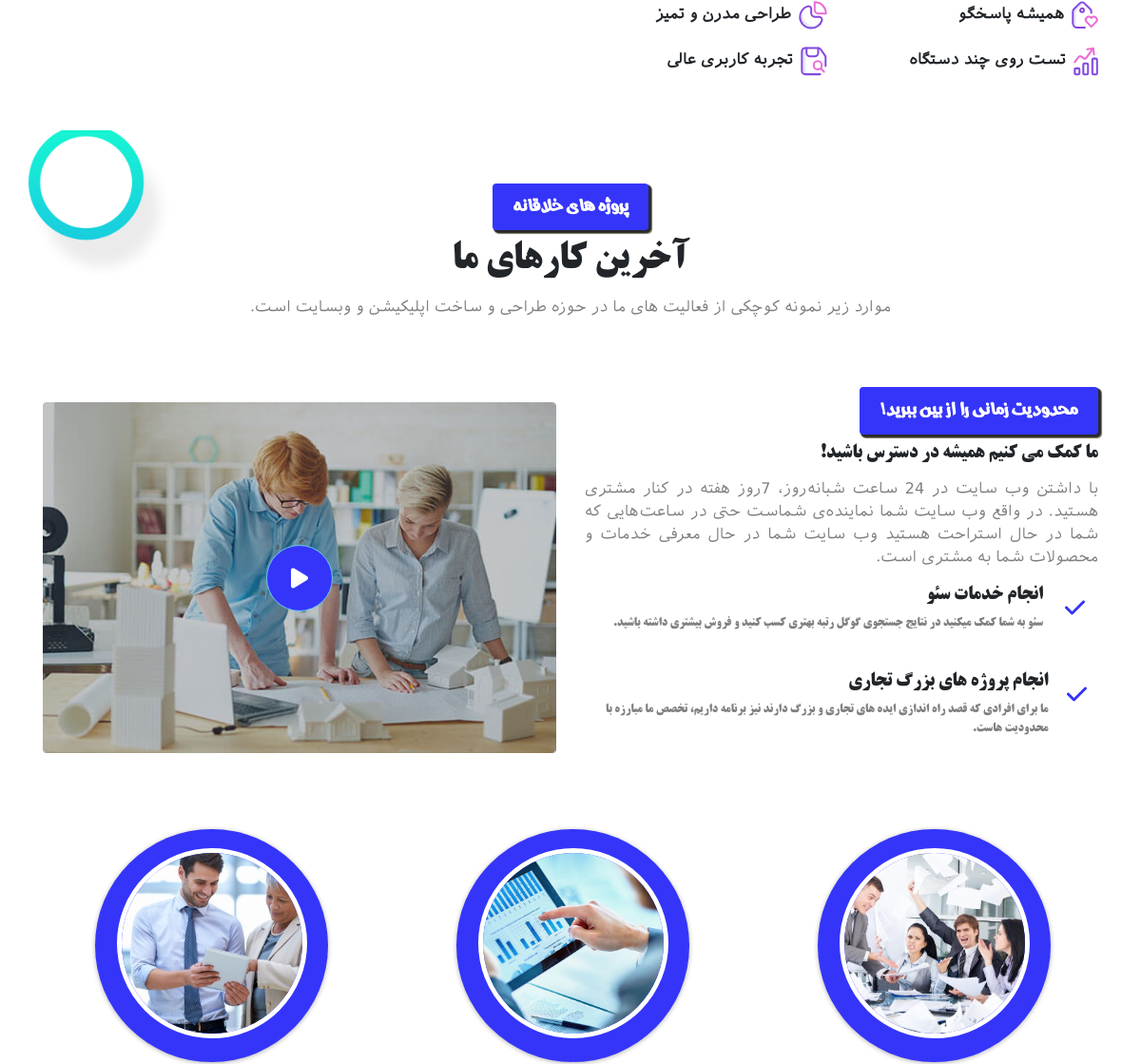
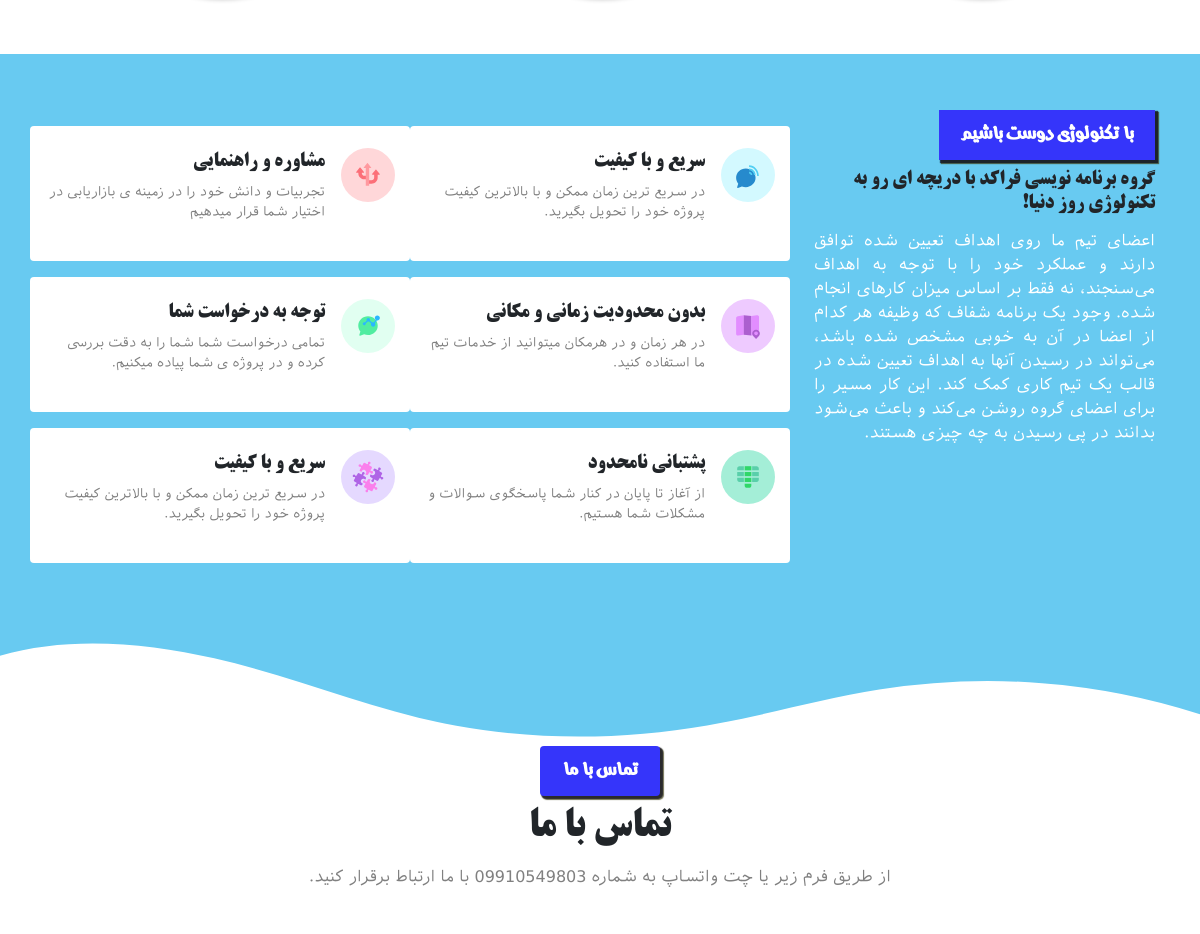
Before: / (middle part) with the older database file (2 pictures, top to bottom).
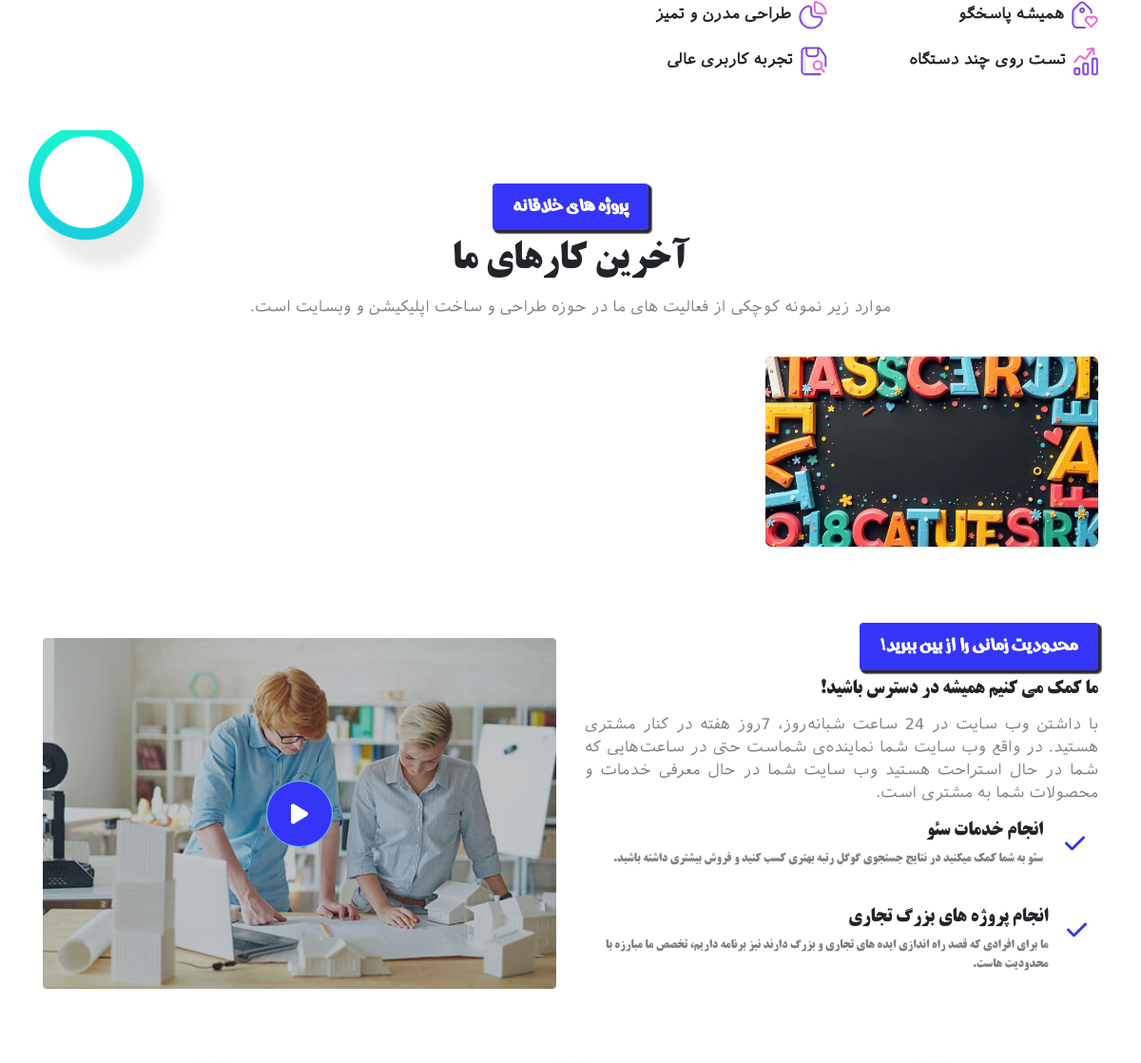
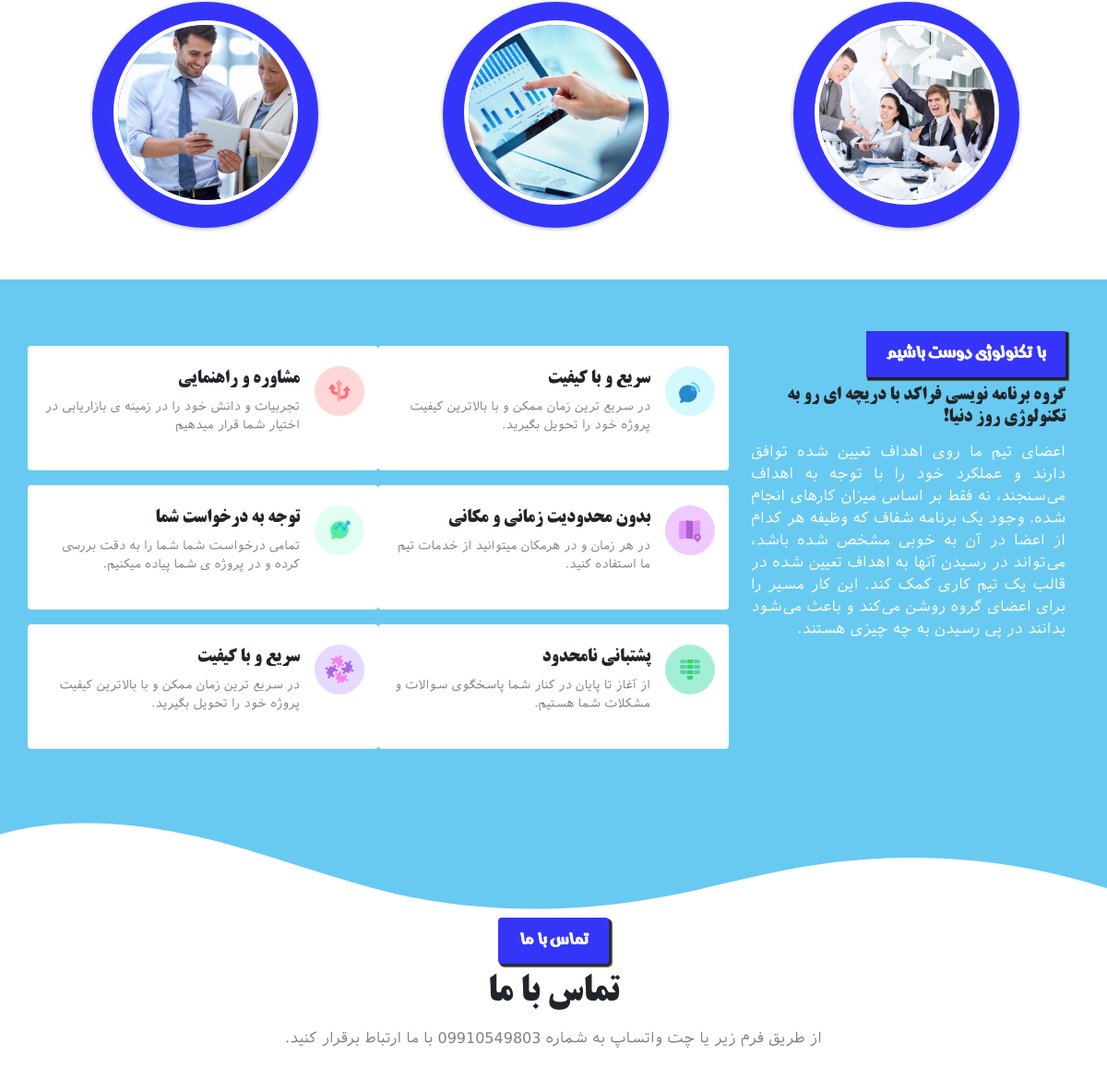
After: the same page with the newer database file (2 pictures, top to bottom).
### projects_app/models.py (models this page shows, shortened)
class projects(models.Model):
    title = models.CharField(max_length=50)
    description = models.CharField(max_length=250)
    address = models.CharField(max_length=255)
    image = models.ImageField(upload_to="projects")

### personal_website/views.py (the view)
# urls.py: 2. Add a URL to urlpatterns:  path('', views.home, name='home')
def home(request):
    return render(request, 'index.html', context={'projects': project})

### templates/index.html (shortened to what this page needs)
{% load static %}
<!DOCTYPE html>
<html lang="en">
<head>
    <link rel="stylesheet" href="{% static 'css/bootstrap-rtl.min.css' %}">
    <link rel="stylesheet" href="{% static 'css/main.css' %}">
    <link rel="stylesheet" href="{% static 'font-icon/css/font-awesome.min.css' %}">
</head>
<body>
<section class="about-us container section" id="about-us">
    <div class="row">
        <div class="col-12 col-lg-6 py-4 pt-lg-0">
            <div class="row">
                <div class="col-12 col-md-6 d-flex py-2">
                    <img src="{% static 'img/feature-1.svg' %}" alt="img" class="feature-img pl-2">
                    <h6 class="about-text font-weight-bold">همیشه پاسخگو</h6>
                </div>
                <div class="col-12 col-md-6 d-flex py-2">
                    <img src="{% static 'img/feature-2.svg' %}" alt="img" class="feature-img pl-2">
                    <h6 class="about-text font-weight-bold">طراحی مدرن و تمیز</h6>
                </div>
                <div class="col-12 col-md-6 d-flex py-2">
                    <img src="{% static 'img/feature-3.svg' %}" alt="img" class="feature-img pl-2">
                    <h6 class="about-text font-weight-bold">تست روی چند دستگاه</h6>
                </div>
                <div class="col-12 col-md-6 d-flex py-2">
                    <img src="{% static 'img/feature-4.svg' %}" alt="img" class="feature-img pl-2">
                    <h6 class="about-text font-weight-bold">تجربه کاربری عالی</h6>
                </div>
            </div>
        </div>
    </div>
</section>
<section class="container projectss py-5 section  mt-4" id="projects">
    <div class="text-center">
        <span class="d-inline-block rounded font-weight-bold activity-info my-2">پروژه های خلاقانه</span>
        <h1 class="activity-name"> آخرین کارهای ما</h1>
        <p class="activity-text">موارد زیر نمونه کوچکی از فعالیت های ما در حوزه طراحی و ساخت اپلیکیشن و وبسایت است.</p>
    </div>
    <div class="animation-project d-none d-md-inline-block"></div>
    <div class="row gallery">
        {% for project in projects %}
            <div class="col-12 col-md-6 col-lg-4 py-4 d-flex align-items-center justify-content-center gallery-img">
                <div class="img-pro">
                    <div class="addition">
                        <img src="{{ project.image.url }}" alt="" class="img-fluid pro-photo ">
                    </div>
                    <div class="py-2 pro-name-activity w-100 text-center">
                    </div>
                </div>
            </div>
        {% endfor %}
    </div>
</section>
<section class="container contant">
    <div class="row d-flex align-items-center">
        <div class="col-12 col-lg-6">
            <span class="d-inline-block font-weight-bold rounded contant-info my-2">محدودیت زمانی را از بین ببرید!</span>
            <h5 class="contant-name"> ما کمک می کنیم همیشه در دسترس باشید! </h5>
            <p class="text-justify contant-text">
                با داشتن وب سایت در 24 ساعت شبانه‌روز، 7روز هفته در کنار مشتری هستید. در واقع وب سایت شما نماینده‌ی
                شماست حتی
                در ساعت‌هایی که شما در حال استراحت هستید وب سایت شما در حال معرفی خدمات و محصولات شما به مشتری است.
            </p>
            <div class="contant-box d-flex my-3 ">
                <div class="contant-box-icon ">
                    <i class="fa fa-check contant-icon"></i>
                </div>
                <div class="contant-box-info mr-2">
                    <h4 class="contant-box-title">انجام خدمات سئو</h4>
                    <p class="contant-box-text">سئو به شما کمک میکنید در نتایج جستجوی گوگل رتبه بهتری کسب کنید و فروش
                        بیشتری
                        داشته باشید.</p>
                </div>
            </div>
            <div class="contant-box d-flex my-4 ">
                <div class="contant-box-icon  mr-0">
                    <i class="fa fa-check contant-icon"></i>
                </div>
                <div class="contant-box-info mr-2">
                    <h4 class="contant-box-title ">انجام پروژه های بزرگ تجاری</h4>
                    <p class="contant-box-text">ما برای افرادی که قصد راه اندازی ایده های تجاری و بزرگ دارند نیز برنامه
                        داریم،
                        تخصص ما مبارزه با محدودیت هاست.</p>
                </div>
            </div>
        </div>
        <div class="col-12 col-lg-6">
            <div class="video-icon">
                <div class="btn video-btn" onclick="playvideo()" id="videobtn">
                    <i class="fa fa-play"></i>
                </div>
            </div>
        </div>
    </div>
</section>
<section class="container my-5  options d-none d-md-block" id="optionss">
    <div class="row justify-content-around ">
        <div class="item-opt">
            <div class="opt my-2">
                <div class=" wrapper">
                    <img src="{% static 'img/3.png' %}" alt="option" class="img-fluid">
                    <div class="title-opt text-center">
                    </div>
                </div>
            </div>
        </div>
        <div class="item-opt">
            <div class="opt my-2">
                <div class=" wrapper">
                    <img src="{% static 'img/2.png' %}" alt="option" class="img-fluid">
                    <div class="title-opt text-center">
                    </div>
                </div>
            </div>
        </div>
        <div class="item-opt ">
            <div class="opt my-2">
                <div class=" wrapper">
                    <img src="{% static 'img/1.png' %}" alt="option" class="img-fluid">
                    <div class="title-opt text-center">
                    </div>
                </div>
            </div>
        </div>
    </div>
</section>
<section class="introduce">
    <div class="container py-5">
        <div class="row">
            <div class="col-12 col-lg-4 pl-4">
                <span class="d-inline-block font-weight-bold contant-info my-2">با تکنولوژی دوست باشیم</span>
                <h5 class="contant-name"> گروه برنامه نویسی فراکد با دریچه ای رو به تکنولوژی روز دنیا!</h5>
                <p class="text-justify contant-text text-white">
                    اعضای تیم ما روی اهداف تعیین شده توافق دارند و عملکرد خود را با توجه به اهداف می‌سنجند، نه فقط بر
                    اساس میزان
                    کارهای انجام شده. وجود یک برنامه شفاف که وظیفه هر کدام از اعضا در آن به خوبی مشخص شده باشد، می‌تواند
                    در
                    رسیدن
                    آنها به اهداف تعیین شده در قالب یک تیم کاری کمک کند. این کار مسیر را برای اعضای گروه روشن می‌کند و
                    باعث
                    می‌شود
                    بدانند در پی رسیدن به چه چیزی هستند.
                </p>
            </div>
            <div class="col-12 col-lg-8 py-3">
                <div class="row">
                    <div class="col-12 col-md-6 d-flex introduce-box rounded py-4 my-2">
                        <img src="{% static 'img/f1 (1).svg' %}" alt="img" class="pl-3 introduce-img">
                        <div class="">
                            <h3 class="introduce-box-title">سریع و با کیفیت</h3>
                            <p class="introduce-box-text">در سریع ترین زمان ممکن و با بالاترین کیفیت پروژه خود را تحویل
                                بگیرید.</p>
                        </div>
                    </div>
                    <div class="col-12 col-md-6 d-flex introduce-box rounded py-4 my-2">
                        <img src="{% static 'img/f4 (1).svg' %}" alt="img" class="pl-3 introduce-img">
                        <div class="">
                            <h3 class="introduce-box-title">مشاوره و راهنمایی</h3>
                            <p class="introduce-box-text">تجربیات و دانش خود را در زمینه ی بازاریابی در اختیار شما قرار
                                میدهیم</p>
                        </div>
                    </div>
                    <div class="col-12 col-md-6 d-flex introduce-box rounded py-4 my-2">
                        <img src="{% static 'img/f2 (1).svg' %}" alt="img" class="pl-3 introduce-img">
                        <div class="">
                            <h3 class="introduce-box-title">بدون محدودیت زمانی و مکانی</h3>
                            <p class="introduce-box-text">در هر زمان و در هرمکان میتوانید از خدمات تیم ما استفاده
                                کنید.</p>
                        </div>
                    </div>
                    <div class="col-12 col-md-6 d-flex introduce-box rounded py-4 my-2">
                        <img src="{% static 'img/f5.svg' %}" alt="img" class="pl-3 introduce-img">
                        <div class="">
                            <h3 class="introduce-box-title">توجه به درخواست شما</h3>
                            <p class="introduce-box-text">تمامی درخواست شما شما را به دقت بررسی کرده و در پروژه ی شما
                                پیاده میکنیم.
                            </p>
                        </div>
                    </div>
                    <div class="col-12 col-md-6 d-flex introduce-box rounded py-4 my-2">
                        <img src="{% static 'img/f3 (1).svg' %}" alt="img" class="pl-3 introduce-img">
                        <div class="">
                            <h3 class="introduce-box-title">پشتبانی نامحدود</h3>
                            <p class="introduce-box-text">از آغاز تا پایان در کنار شما پاسخگوی سوالات و مشکلات شما
                                هستیم.</p>
                        </div>
                    </div>
                    <div class="col-12 col-md-6 d-flex introduce-box rounded py-4 my-2">
                        <img src="{% static 'img/f6.svg' %}" alt="img" class="pl-3 img-fluid introduce-img">
                        <div class="">
                            <h3 class="introduce-box-title">سریع و با کیفیت</h3>
                            <p class="introduce-box-text">در سریع ترین زمان ممکن و با بالاترین کیفیت پروژه خود را تحویل
                                بگیرید.</p>
                        </div>
                    </div>
                </div>
            </div>
        </div>
    </div>
</section>
<div class="custom-shape-divider-top-1630509570">
</div>
<section class="container conect section" id="conect">
    <div class="text-center">
        <span class="d-inline-block rounded font-weight-bold activity-info my-2">تماس با ما</span>
        <h1 class="activity-name"> تماس با ما</h1>
        <p class="activity-text">از طریق فرم زیر یا چت واتساپ به شماره 09910549803 با ما ارتباط برقرار کنید.</p>
    </div>
</section>
</body>
</html>

### assets/css/main.css (style rules this page uses)
html { scroll-behavior:smooth }
.activity-info { display:inline-block;padding:6px 22px;background-color:#3535fa;box-shadow:2px 2px 1px 1px rgba(7,7,24,0.7),3px 3px 1px 1px rgba(70,70,24,0.7);color:white;font-weight:500;font-size:25px;font-family:hayat }
.activity-name { font-family:titr }
.activity-text { color:gray;font-family:Iransans;padding-top:5px }
.custom-shape-divider-top-1630509570 { width:100%;overflow:hidden;line-height:0;transform:rotate(180deg) }
.custom-shape-divider-top-1630509570 svg { position:relative;display:block;width:calc(100% + 1.3px);height:103px }
.about-text { font-family:Iransans;padding-top:5px }
.feature-img { color:green }
.projectss { position:relative }
.animation-project { position:absolute;background:url(../img/circle-m.png);background-repeat:no-repeat;background-position:center;background-size:cover;width:150px;height:150px;left:0;top:0;animation:circle 3s 3s 1s infinite }
.img-pro { border-radius:7px;background:#3535fa;position:relative;overflow:hidden;border:none }
.pro-photo { transition:all 1s ease-in-out;width:100% }
.pro-name-activity { position:absolute;bottom:0 }
.contant-info { display:inline-block;padding:6px 22px;background-color:#3535fa;box-shadow:2px 2px 1px 1px rgba(7,7,24,0.7),3px 3px 1px 1px rgba(70,70,24,0.7);color:white;font-weight:500;font-size:25px;font-family:hayat }
.contant-name { font-family:titr }
.contant-text { color:gray;font-family:Iransans;padding-top:5px }
.contant-box-icon { position:relative;display:flex;align-items:center;justify-content:center;width:50px;height:50px;margin:0;padding:0 }
.contant-icon { font-size:24px;text-align:center;color:#3535fa }
.contant-box-title { font-family:titr;font-size:20px }
.contant-box-text { color:gray;font-family:titr;font-size:13px }
.video-icon { position:absolute;top:50%;left:50%;font-size:40px;transform:translate(-50%, -50%);z-index:10;color:#3535fa }
.video-btn { background-color:#3535fa;width:70px;height:70px;color:white;border-radius:50%;line-height:70px;padding:0;text-align:center;min-width:70px;font-size:24px;text-decoration:none;position:relative;z-index:1;display:inline-block;border:1px solid #68caf1;transition:all 500ms }
.item-opt { width:350px }
.title-opt { color:white;font-weight:bold;font-family:Iransans }
.opt { box-sizing:border-box;margin:0 50px;height:245px;width:245px;box-shadow:0px 1px 5px 0px rgba(0,0,0,0.3);background-color:#3535fa;border-radius:50%;-webkit-border-radius:50%;-moz-border-radius:50%;-ms-border-radius:50%;-o-border-radius:50%;overflow:hidden;transition:all .3s ease-in-out;position:relative }
.opt .wrapper img { width:200px;height:200px;border-radius:50%;-webkit-border-radius:50%;-moz-border-radius:50%;-ms-border-radius:50%;-o-border-radius:50%;border:5px solid #fff;display:block;margin:20px auto;object-fit:cover;transition:all .3s ease-in-out }
.introduce { background-color:#68caf1 }
.introduce-box { background-color:white }
.introduce-img { width:70px;height:70px;position:relative;top:-10px }
.introduce-box-title { font-family:titr;font-size:20px }
.introduce-box-text { color:gray;font-family:Iransans;font-size:13px }

Changed rows visible on the page:
added projects: image (picture)
